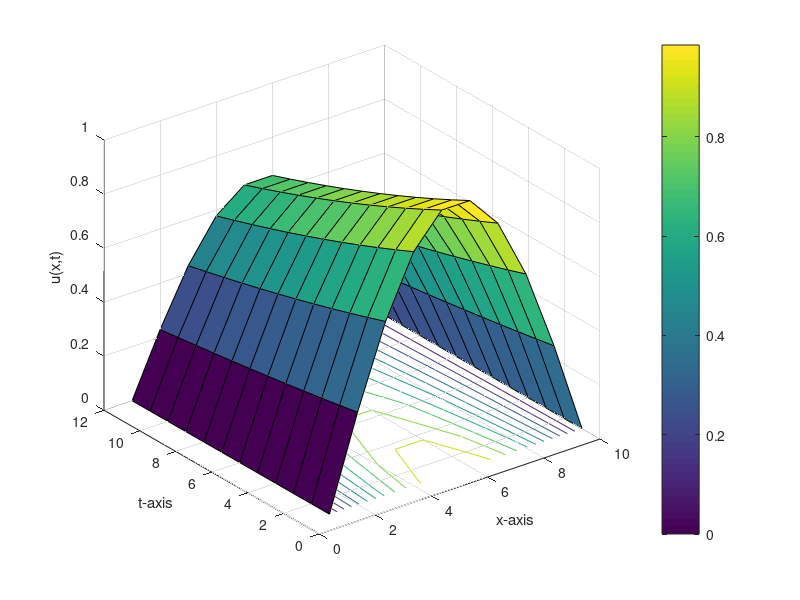
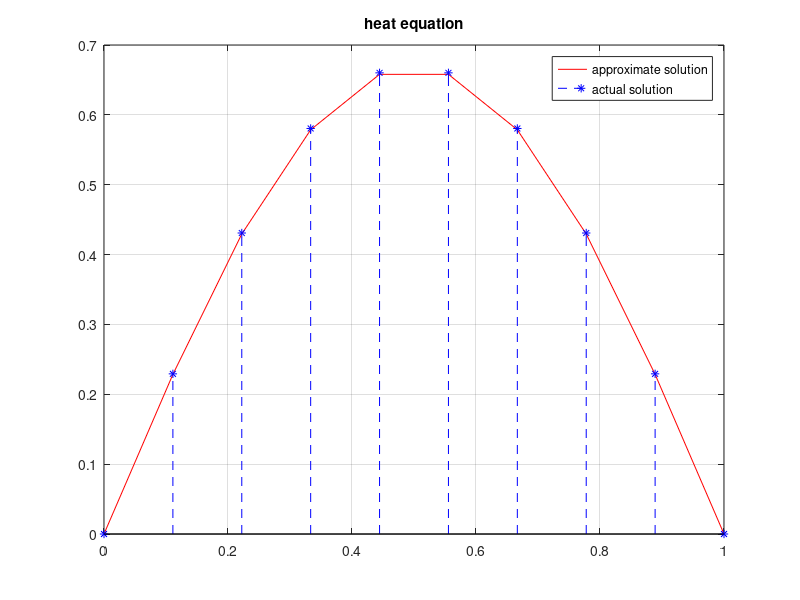

Source code (MATLAB) for these figures, in order:
    % Approximate the solution of the one dimensional heat equation
    %
    % du/dt = (1/pi^2)*d^2u/dx^2,   0 < x < 1,  t > 0
    %
    % which is subject to the initial condition
    % u(x,0) = cos(pi*(x - 1/2)),   0 <= x <= 1
    %
    % and compare the result at t = 0.4 to the actual solution
    % u(x,t) = exp(-t)*cos(pi*(x - 1/2))

    function heat3
    clc
    clf
    clear all
    c=1/pi;%Diffusivity
    a=0;%Left boundary
    b=1;%Right boundary
    tf=0.4;%Final time
    n=10;
    m=12;
    C1=0;%Left Boundary Condition
    C2=0;%Right Boundary Condition
    h=(b-a)/(n-1);%Grid spacing
    k=(tf-0)/(m-1);%Time stepping
    r=(c^2*k)/(h^2)%Stability criterion 0<r<0.5
    u=zeros(n,m);
    for j=1:m
        u(1,j)=C1;
        u(n,j)=C2;
    end
    for i=2:n-1
        u(i,1)=f(a+(i-1)*h);
    end
    for j=2:m
        for i=2:n-1
            u(i,j)=r*u(i-1,j-1)+(1-2*r)*u(i,j-1)+r*u(i+1,j-1);
        end
    end
    disp('Result=')
    num2str(u')
    figure (1)
    surfc(u')
    colorbar
    grid on
    xlabel('x-axis');
    ylabel('t-axis');
    zlabel('u(x,t)');
    hold off
    x=linspace(a,b,n);
    figure (2)
    sum=0.0;
    for i=1:n
        v1(i)=u(i,m);%approximate solution depends on the value of m
        v2(i)=exp(-tf)*cos(pi*(x(i)-(1/2))); %Exact solution at t=0.4
        sum=sum+(v1(i)-v2(i))*(v1(i)-v2(i));
    end
    rmse=sqrt(sum/length(v1))
    plot(x,v1,'-r')
    hold on
    stem(x,v2,'--*b')
    grid on
    hold off
    title('heat equation')
    legend('approximate solution','actual solution');
    function z=f(x)
    z=cos(pi*(x-(1/2)));
